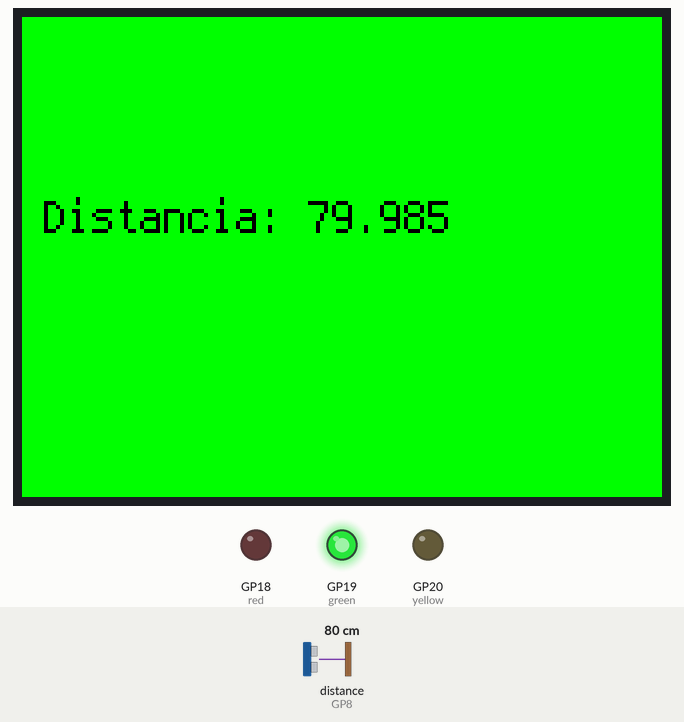
Recording of a program running on a simulated Raspberry Pi Pico running CircuitPython. On the bench: 320×240 colour display, output pins drawn as LEDs (lit = HIGH). The test bench sets the inputs (shaded band); at power-on: distance to the obstacle (sensor on GP8) 80 cm. The echo pulse lasts 58.3 µs per cm; what the program prints to the serial console is not drawn.

Above: at 1.2 s.
1.3 s: distance to the obstacle (sensor on GP8) set to 32 cm
At 2.0 s:
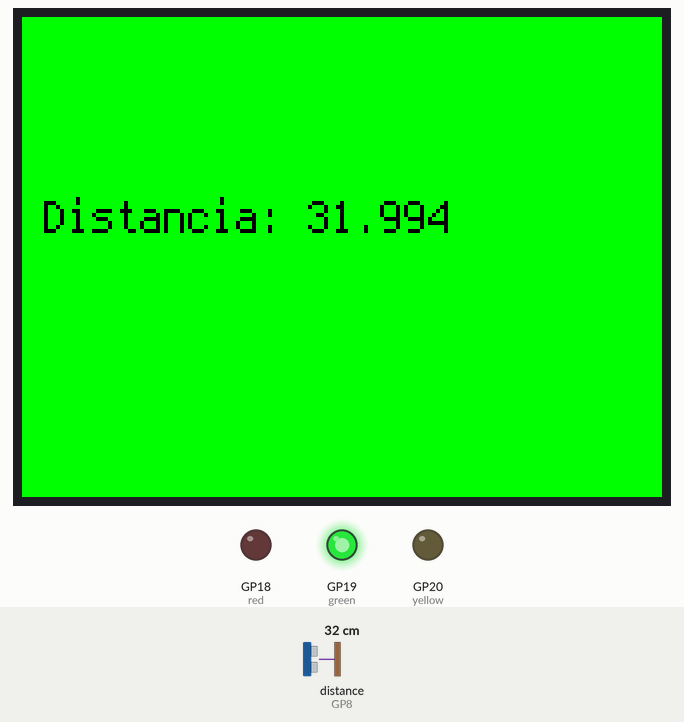
3.0 s: distance to the obstacle (sensor on GP8) set to 28 cm
At 3.7 s:
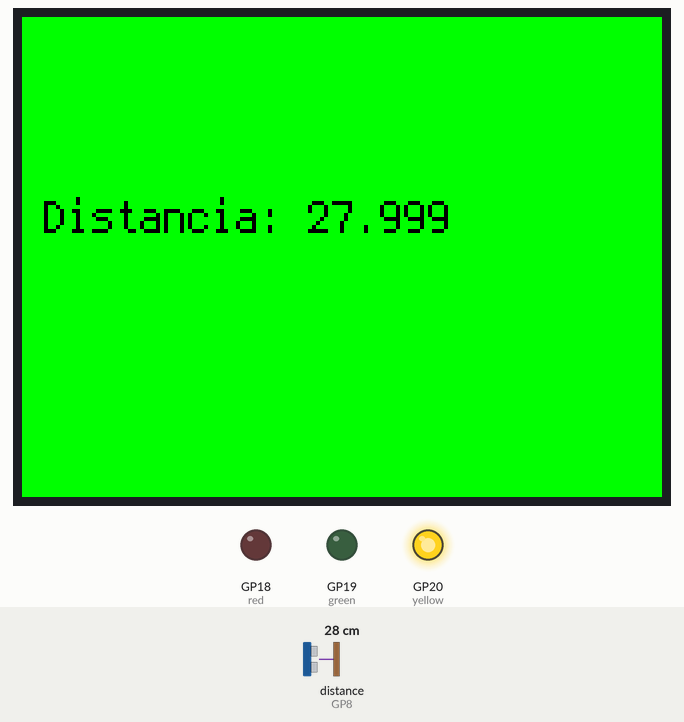
4.5 s: distance to the obstacle (sensor on GP8) set to 12 cm
At 5.4 s:
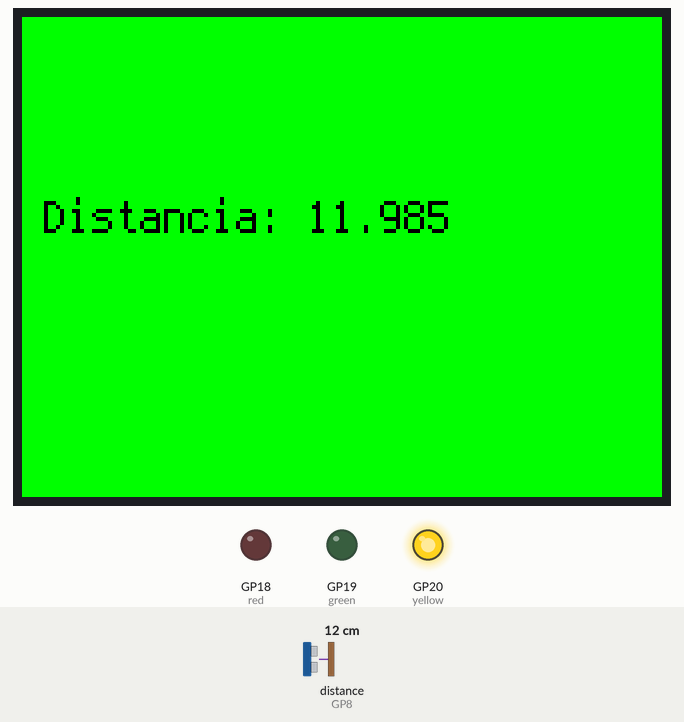
6.0 s: distance to the obstacle (sensor on GP8) set to 9 cm
At 6.9 s:
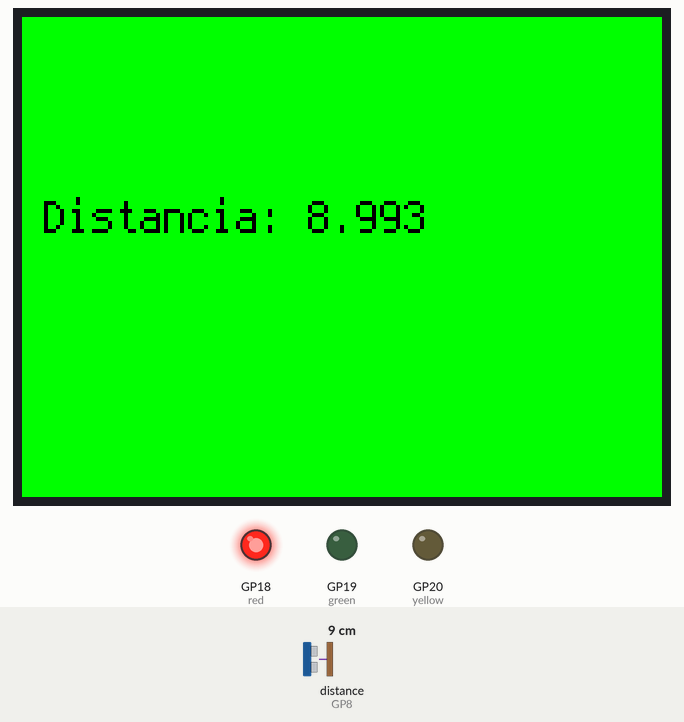
Timing chart, 0 to 8.5 s (numbered marks = the images above; inputs shaded):
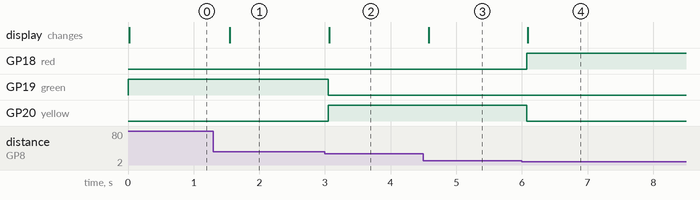

The program:

Sensor_Ultrasonico_HCSR04.py
```python
import terminalio
from adafruit_display_text import label
from fourwire import FourWire
import board, busio, os, displayio, digitalio
from adafruit_st7789 import ST7789
import time
from adafruit_hcsr04 import HCSR04

# Declaracion de Pines - Pantalla LCD - Starter Kit for Pico 2
mosi_pin = board.GP7 # MOSI
clk_pin = board.GP6 # Clock
reset_pin = board.GP24 # Reset
cs_pin = board.GP17 # Chip Select
dc_pin = board.GP16 # RS (register select) o DC (data command)
disp_blk = board.GP0 # Pin Led Back Light

# Declaracion pines Sensor Ultrasonico
echo = board.GP8
trig = board.GP9

# Declaracion pines LED
red_pin = board.GP18
yellow_pin = board.GP20
green_pin = board.GP19

# Iniciacion Salida Digial pin LED Rojo
red = digitalio.DigitalInOut(red_pin)
red.direction = digitalio.Direction.OUTPUT

# Iniciacion Salida Digial pin LED Amarillo
yellow = digitalio.DigitalInOut(yellow_pin)
yellow.direction = digitalio.Direction.OUTPUT

# Iniciacion Salida Digial pin LED Verde
green = digitalio.DigitalInOut(green_pin)
green.direction = digitalio.Direction.OUTPUT

# Inicializacion del bus de datos SPI
displayio.release_displays()
spi = busio.SPI(clock=clk_pin, MOSI=mosi_pin)
display_bus = FourWire(spi, command=dc_pin, chip_select=cs_pin, reset=reset_pin)

# Inicializacion Sensor Ultrasonico HCSR04
sensor_ultrasonico = HCSR04(trigger_pin=trig, echo_pin=echo)

# Inicializacion del Display ST7789
display = ST7789(display_bus, width=320 , height=240, backlight_pin=disp_blk, rotation=270)


# Se Inicializa el Contenedor Principal
pantalla = displayio.Group(scale=1, x=0, y=0) # Grupo recibe parametros Scale, x, y (zoom y posicion en la pantalla)
display.root_group = pantalla # Pantalla se declara como grupo principal

# Inicializacion de los Pixeles y Paleta de Colores
color_bitmap = displayio.Bitmap(320, 240, 1) # Cantidad de Pixeles Ancho y Alto y Cantidad de Colores
color_palette = displayio.Palette(1) # Se inicia la paleta de colores
color_palette[0] = 0x00FF00 # Color Verde

# Inicializacion Fondo de Pantalla
fondo_patalla = displayio.TileGrid(color_bitmap, pixel_shader=color_palette, x=0, y=0)
pantalla.append(fondo_patalla) # Se agrega fondo de pantalla al contenerdo del grupo principal

# Se inicializa el contenedor principal de los Textos
text_group = displayio.Group(scale=2, x=11, y=100) # Grupo de Texto recibe parametros Scale, x, y (zoom y posicion)
text= ""

# Se inicializa el area de texto
text_area= label.Label(terminalio.FONT, text=text, color=0x000000) # Recibe parametros Fuente, Texto y Color de texto

# Se agrega el area de texto al grupo de texto
text_group.append(text_area)

# Se agrega el grupo de texto al Contenedor General de la Pantalla
pantalla.append(text_group)

# iniciar LEDs apagados
red.value=False
yellow.value=False
green.value=False


while True:

    distance=sensor_ultrasonico.distance
    text_area.text= (f"Distancia: {distance}")
    print(distance) # Imprime valor de distancia en consola
    # Si el valor de distancia es menor de 10, enciende led ROJO
    if distance < 10:
        red.value=True
        yellow.value=False
        green.value=False
    # Si el valor de distancia es mayor de 30, enciende led VERDE
    elif distance > 30:
        red.value=False
        yellow.value=False
        green.value=True
    # Si la distancia esta entre 10 y 30, enciende del AMARILLO
    else:
        red.value=False
        yellow.value=True
        green.value=False

    time.sleep(0.3)
```

Measured:
- the behaviour switches between 31 and 30 cm on distance to the obstacle (sensor on GP8) (found by bisection; images 1 and 2)
- the behaviour switches between 11 and 10 cm on distance to the obstacle (sensor on GP8) (found by bisection; images 3 and 4)
- after the input at 1.3 s, the display: changes after 0.25 s (image 1)
- after the input at 3.0 s, GP19 (green): HIGH → LOW after 0.05 s; GP20 (yellow): LOW → HIGH after 0.05 s; the display: changes after 0.07 s (image 2)
- after the input at 4.5 s, the display: changes after 0.08 s (image 3)
- after the input at 6.0 s, GP18 (red): LOW → HIGH after 0.07 s; GP20 (yellow): HIGH → LOW after 0.07 s; the display: changes after 0.09 s (image 4)
